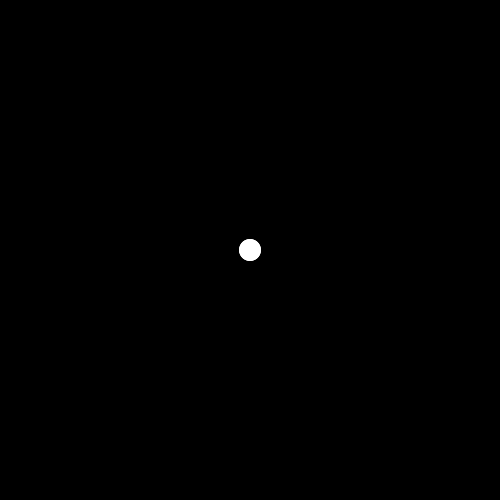
Frame 1 (no input)
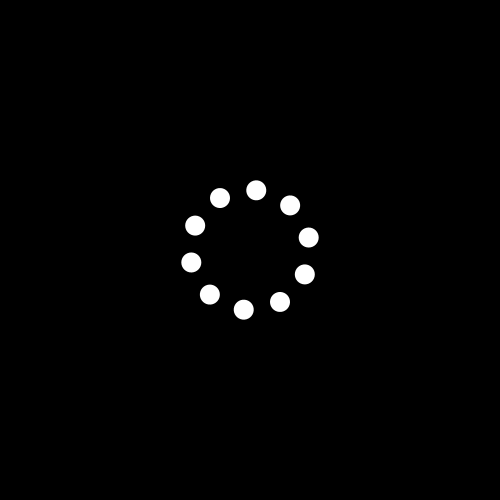
Frame 60 (the mouse pressed at the canvas centre just before this capture)
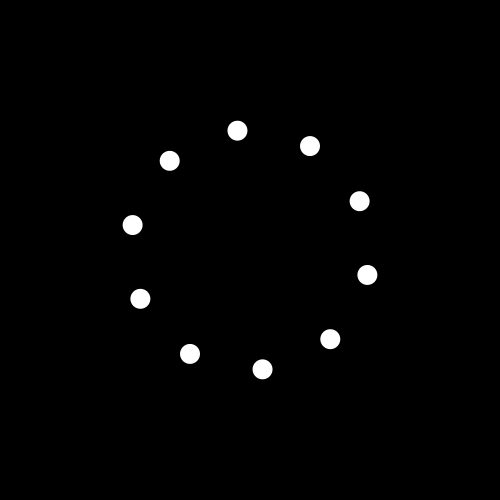
Frame 120 (the mouse held since frame 60 and released just before this capture)

The Processing sketch that drew these frames (run headless with seeded random() and noise(); from frame 60 on, the mouse is pressed at the canvas centre):

// Processing sketch: processing_159186
// ── processing_159186.pde

int xOffset, num, rot;

void setup() {
  size(500, 500);
  xOffset = 0;
  num = 10;
  rot = 0;
  background(0);
  smooth();
}

void draw() {
  noStroke();
  background(0);
  xOffset += 1;
  rot++;

  pushMatrix();
  translate(width * .5, height * .5);
  rotate(radians(rot));
  for (int i = 0; i < num; i++) {
    pushMatrix();
    rotate(radians(360/num * i));
    fill(255);
    ellipse(xOffset, 0, 20, 20);
    if (xOffset > width * .7) {
      xOffset = 0;
    }
    popMatrix();
  }
  popMatrix();
}
